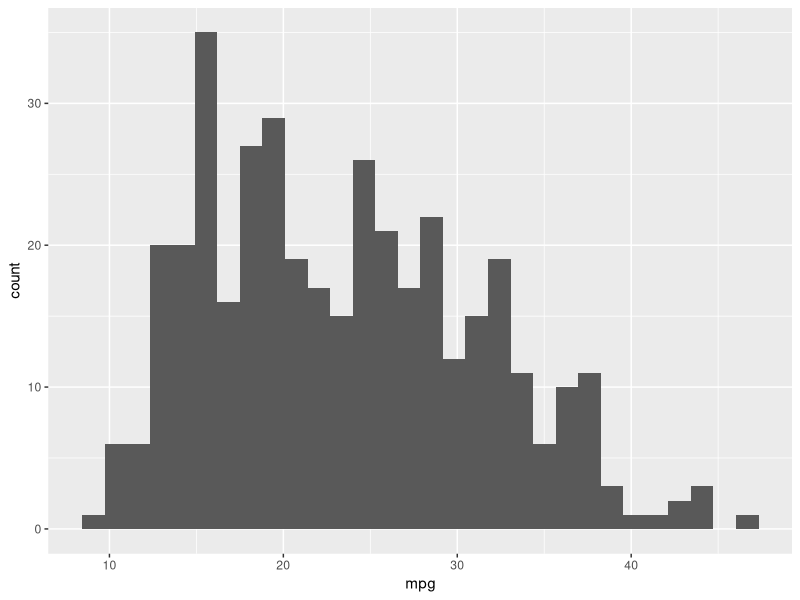
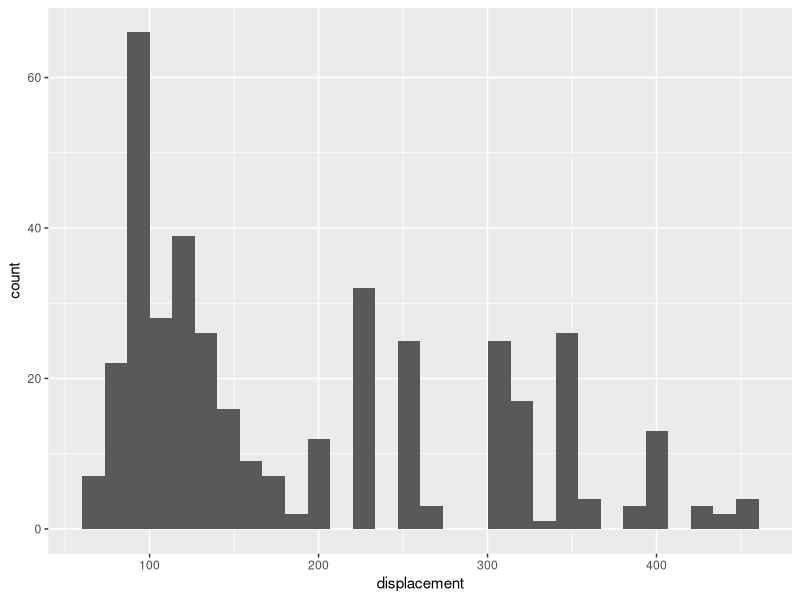
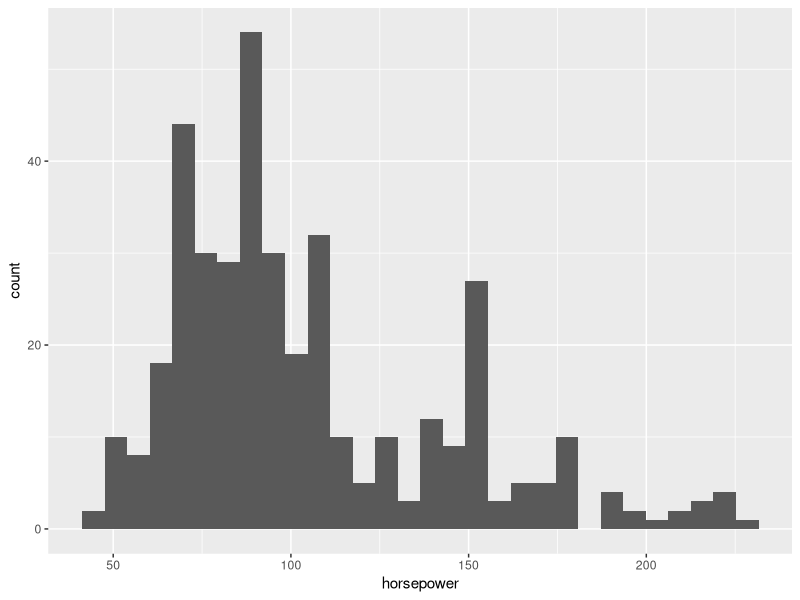
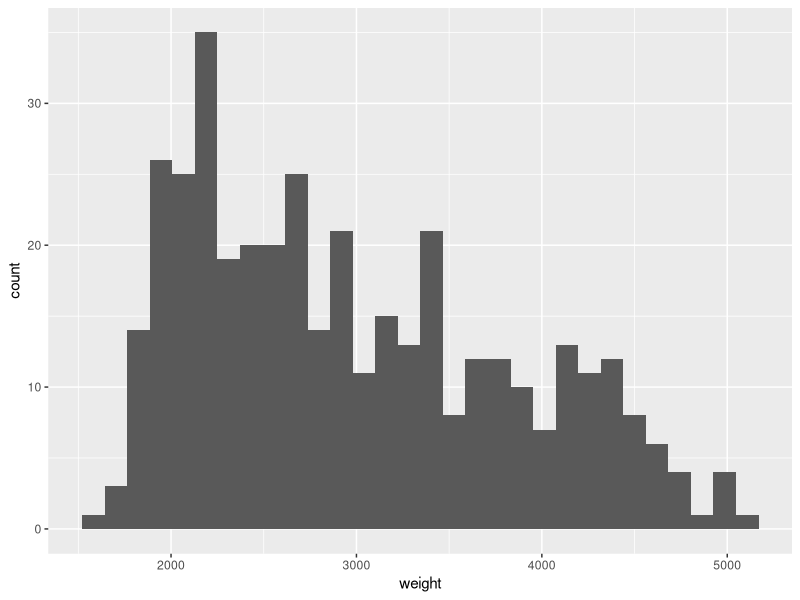
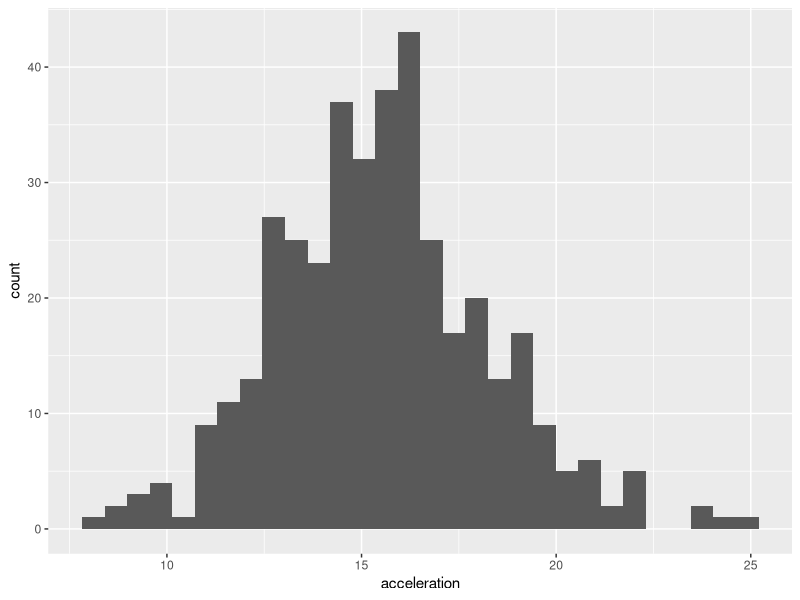
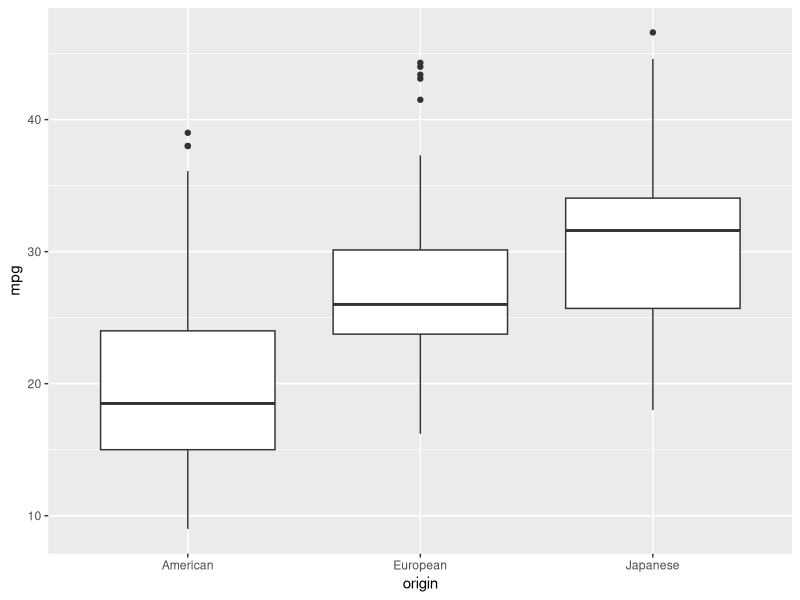
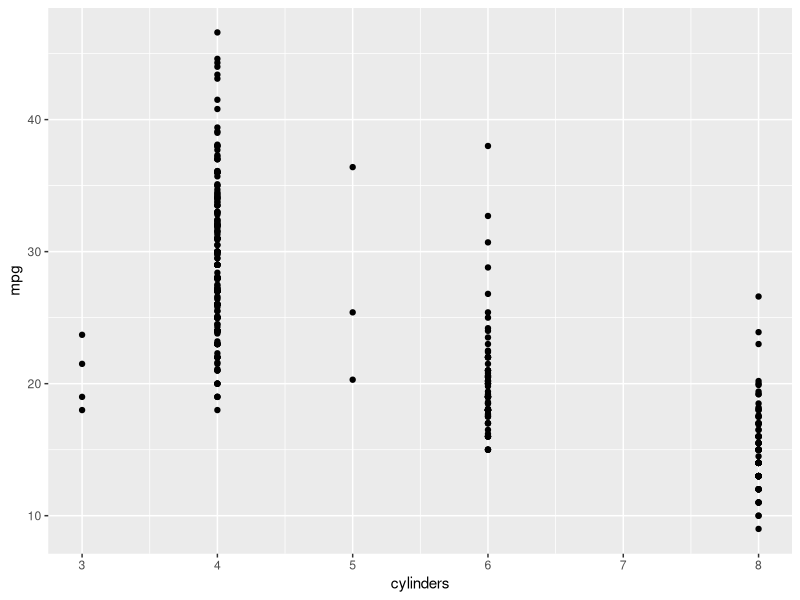
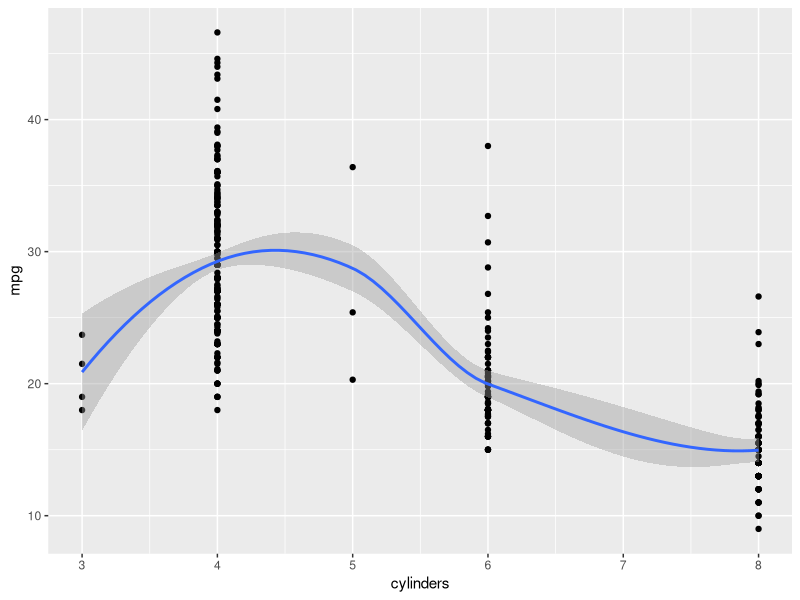

These figures' R source, in order:
# Exercises

### SECTION 1 ###

# The first set of exercises will deal with reading a dataset into R, exploring various structural and content-related feature of the data, and manipulating the dataset so that it is in a form we can use later for analyses. 

# We will be using the Auto MPG Data Set, a collection of automobile records from 1970 to 1982 containing variables such as miles per gallon (mpg), car name, weight, and origin. Specifically, we will be focusing on the relationships between miles per gallon (mpg) and various other features of the car (such as model year, weight, number of cylinders, etc.). 

# Exercise 1. Find and import R data.

## 1.1 Find the folder where your R data files are saved and set your working directory to that folder using setwd(). 

setwd("~/Documents/education/uci/research/misc/data_science_initiative/intro_r/IntroR_Workshop-gh-pages/data")

## 1.2 Import "auto-mpg.csv" using read.csv(), storing the data as an object called "data" 
  # In this dataset, there is no header (i.e., no variable names) and missing values are denoted as NA. Therefore, within the read.csv() function:
    # Set header = FALSE
    # Set na.strings = "NA"
  # If you need help, type ?read.csv

data <- read.csv(file = "auto-mpg.csv", header = FALSE, na.strings= "NA")

## 1.3 Now that your data is loaded, use the head() function to look at the first few rows of the data to make sure it looks okay (you can open the original CSV file in Excel or Notepad to compare). As mentioned above, you should notice that the data does not contain variable names. We will fix that in the next exercise. 

head(data)


## Check the dimensions of the data, the number of rows in the data, and the number of columns in the data using the functions dim(), nrow(), and ncol(), respectively. 

dim(data)
nrow(data)
ncol(data)

# Exercise 2. Add variable names to the data. 

## 2.1 Use the function readLines() to read in "auto-mpg-names.txt", a file that contains the variable names for our data. Store this as an object called varnames. 

varnames <- readLines("auto-mpg-names.txt")

  # The difference between readLines() and read.table() (or read.csv()) is that readLines() imports the data file into a vector of strings, while read.table() imports the data file into a data frame.

## 2.2 Run names(data). This returns the variable names of our data frame.  

names(data)

## 2.3 Assign the new variable names (i.e., varnames) to names(data). 

names(data) <- varnames


# Exercise 3. Summarize the data

# 3.1 Summarize the data using the str() and summary() commands. 

str(data)
summary(data)

  # Notice the different kinds of information each of these functions provide with respect to the data. In particular, str() summarizes the structure of the data, while summary() summarizes the content of the data. 


# Exercise 4. Subsetting data.

# 4.1 Select:
  # a. The first row of the data frame
    data[1,]
  # b. The mpg (first) column of the data frame (there are three ways to do this)
    data[,1]
    data[,"mpg"]
    data$mpg
  # c. The second row, first column of the data frame
    data[2,3]

# 4.2 Summarize the variable mpg using summary(). Do you see something weird in the result? What might be the reason? We will get back to this later.

summary(data$mpg)

# 4.3 Above we summarized a single variable. Next, we will summarize multiple variables at once. 
  # Create an index vector called "index_cont" for the numbers 1,3,4,5,6 using c(). These numbers the correspond to the columns that contain continuous variables. Then, use that vector to subset the continuous variables from our data, and summarize them using summary(). 

index_cont <- c(1,3:6)
summary(data[,index_cont])



# 4.4 Finally, let's remove the variable car_name (we will not use it in subsequent exercises). Hint: you can either assign NULL (empty) to the variable "car_name", or redefine data to be the subset of the data that does not contain "car_name".

data$car_name <- NULL
# or,
data <- data[,-9]


# Exercise 5. Discrete variables and factors. 

# In this section, we will convert a variable to a factor and change the levels of the factor.

# 5.1 The variable "origin" is of the class integer (run class(data$origin) to check for yourself), but it is categorical by nature. Convert "origin" to a factor using the factor() function and assign it back to data$origin. 

data$origin <- factor(data$origin)

# 5.2 Next, we want to change the levels of data$origin. Check the current levels by running levels(data$origin). Then, change the levels to the following: 
  # 1: American, 2: European, 3: Japanese

levels(data$origin) <- c("American", "European", "Japanese")


# Exercise 6. Missing values. 

# In this section, we will recode missing values and then remove entries containing missing values from our data. 

## 6.1 Recall that in Exercise 4.2 we saw the weird value of "-99" in "mpg". Sometimes, an unlikely value (commonly, values like -99, 99, or 999) is used to code missing values. It's always important to confirm these values were coded as missing with the data entry clerk. Let's assume that this has been confirmed, and replace all "-99" with NA. 

data$mpg[data$mpg == -99] <- NA

## 6.2 Read the help file for the function na.omit(), and use this function to create a new dataset (store it as data_noNA) that contains only the instances that has no missing value on any variables. We will be using data_noNA for the remaining exercises. 

data_noNA <- na.omit(data)

### SECTION 2 ###

# The second set of exercises will focus on data descriptives and data analysis. 

# Exercise 7. Descriptive plots. 

# Now that we have our dataset in its final form, we can start analyzing it. We will start by simply plotting the data to check for outliers and the distributions of the variables. 

# 7.1 If you haven't already, install and load the package ggplot2. 

install.packages("ggplot2", dependencies = TRUE)
library(ggplot2)

# 7.2 Generate a histogram plot for each continuous variable (remember to use data_noNA). 

ggplot(data_noNA, aes(mpg)) + geom_histogram()
ggplot(data_noNA, aes(displacement)) + geom_histogram()
ggplot(data_noNA, aes(horsepower)) + geom_histogram()
ggplot(data_noNA, aes(weight)) + geom_histogram()
ggplot(data_noNA, aes(acceleration)) + geom_histogram()

# 7.3 Generate a boxplot of mpg by origin to visually check if mpg is different across different countries of origin. Look up how to make a boxplot in the online ggplot2 documentation or type ?geom_boxplot for help. Make sure that your variable on the x-axis (in this case, origin) is a factor (you can type class(data_noNA$origin) to confirm this; if not refer to Exercise 5).

ggplot(data_noNA, aes(origin, mpg)) + geom_boxplot()

# 7.4 Create a scatterplot of mpg by cylinders and examine the form of the relationship (i.e., is it linear or not?). In other words, we want to decide if we should treat cylinders as a numerical variable (linear) or categorical variable (not linear).
  # First, create a scatterplot using geom_point().
    ggplot(data_noNA, aes(cylinders, mpg)) + geom_point()
  # Next, we will add smoothers to the plot. Read the help file for stat_smooth() and the argument "method. 
  # Create two more scatterplots: 
    # One with the default smooth curve overlayed (method = "auto")
      ggplot(data_noNA, aes(cylinders, mpg)) + geom_point() + stat_smooth(method="auto")
    # One with a linear regression fit overlayed (method = "lm")
      ggplot(data_noNA, aes(cylinders, mpg)) + geom_point() + stat_smooth(method="lm")

  # The two fitted curves should both have non-zero slopes but look quite different, suggesting mpg and cylinders are associated, but not linearly associated, in which case we want to keep cylinder as a categorical variable. You can see very few cases have cylinder = 3 or 5; sometimes you may want to do a secondary analysis with those cases removed. 

# 7.5 Next we are going to create a scatterplot matrix by applying the function pairs() to our data.
pairs(data_noNA)


# Exercise 8. Data transformation. 

# Based on the scatterplot matrix from 7.5, we need to transform some of our variables before we can perform a statistical analysis. In particular, we can see that the variance increases as mpg increases, and there are non-linear relationships between mpg and some of the other variables. 

# 8.1 Add the following variables to the dataset: 

# Add log-transformed versions of mpg, horsepower, displacement, and weight. Name them as logmpg, loghorsepower, etc.
  # Hint: to add a new variable, assign, for example, log(data_noNA$mpg) to data_noNA$logmpg. 

data_noNA$logmpg <- log(data_noNA$mpg)
data_noNA$loghorsepower <- log(data_noNA$horsepower)
data_noNA$logdisplacement <- log(data_noNA$displacement)
data_noNA$logweight <- log(data_noNA$weight)

# Add a factor version of cylinders. Call it cylinders_cat. 

data_noNA$cylinders_cat <- factor(data_noNA$cylinders)

# 8.2 Look at the data using the head() function to make sure everything looks good.

# Exercise 9. Statistical analysis. 

# Now that we have transformed our variables, we can perform statistical analyses to explore the relationship of mpg to other variables. 

# 9.1 Let's test whether mean mpg is different across cars of the three origins, using a significance level of 0.05. First, fit a linear regression model for mpg against origin. Then, use both anova() and summary() to check the results. 

model_origin = lm(mpg ~ origin , data = data_noNA)
summary(model_origin)
anova(model_origin)

# We can see that both outputs show p value "< 2.2e-16", and therefore mpg does depend on car origin. 

# 9.2 Next, fit a linear regression model predicting mpg. Include all other variables, using only the log-transformed versions if available. Store the model as "model". Then, fit a model using the same predictors, but predict log(mpg). Store the model as "model_log".

model <- lm(mpg ~ cylinders_cat + logdisplacement + loghorsepower + logweight + acceleration + model_year + origin , data = data_noNA)
model_log <- lm(logmpg ~ cylinders_cat + logdisplacement + loghorsepower + logweight + acceleration + model_year + origin , data = data_noNA)


# 9.3 Apply summary() to both of the model objects and examine the results. Is origin still helpful in predicting mpg/log(mpg) after including other predictors? 

summary(model)
summary(model_log)

# We can see that the p value (the column Pr(>|t|)) for originEuropean is above 0.05, but originJapanese is very small. After including other predictors, it seems that car origin is still helpful in predicting mpg, but due to the Japanese category not European cateogory. 

# 9.4 What do the numbers in the "Estimate" column in the summary() output  represent? 

# Each number tells you on average how many units of increase in mpg is associated with one unit increase in the corresponding variable.  

# 9.5 Run "newcase = data_noNA[1:10,]" to take the first 10 instances, and treat them as new car data for which we want to predict mpg. Use predict() to predict mpg for them using respectively the object "model" and "model_log". Keep in mind that from "model_log", predict() returns the predictions for log(mpg) instead of mpg. 

newcase = data_noNA[1:10,]
predict(model, newcase)
exp(predict(model_log, newcase))


## Exercise 10. Bootstrapping. (Optional)

# In this exercise, we will learn the technique of bootstrapping, a general method for determining the variance of a parameter. In particular, we will find an estimate of the variance for the median mpg.
  
# 10.1 Subset the mpg column of the data and store it as "mpg_data".

mpg_data <- data_noNA$mpg

# 10.2 Find the median mpg using the function median(). We will eventually work toward finding an estimate for the variance of this parameter. 

median(mpg_data)

# 10.3 Sample mpg_data using the function sample(). Store this as an object called "mpg_bootstrap". 
  # Hint: There are length(mpg_data) = 392 elements in mpg_data. We want to sample mpg_data 392 times (with replacement). Read ?sample if you need help.

mpg_bootstrap <- sample(mpg_data, length(mpg_data), replace = TRUE)

# 10.4 Find the median of mpg_bootstrap. Store this as an object called "med".

med <- median(mpg_bootstrap)

# 10.5 Now, we want to repeat steps 10.3 and 10.4 one thousand times, storing the median of mpg_bootstrap each time. Create a for loop to do this. 
  # Hint: Begin by creating a NULL vector called med_bootstrap. Within the for loop, include a line of code that concatenates the previous medians ("med_bootstrap") with current median ("med") using the function c(). Store this as "med_bootstrap". 

med_bootstrap <- NULL

for (i in 1:1000){
  mpg_bootstrap <- sample(mpg_data, length(mpg_data), replace = TRUE)
  med <- median(mpg_bootstrap)
  med_bootstrap <- c(med_bootstrap, med)
}


# 10.6 After running your for loop, you should be left with a vector called med_bootstrap that contains 1000 median mpg estimates. Find the variance of this using the function var().

var(med_bootstrap)


